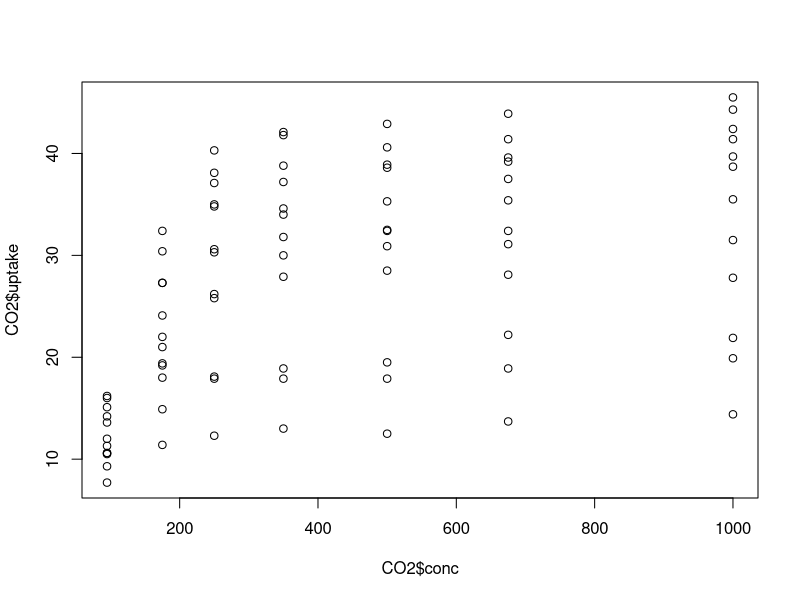
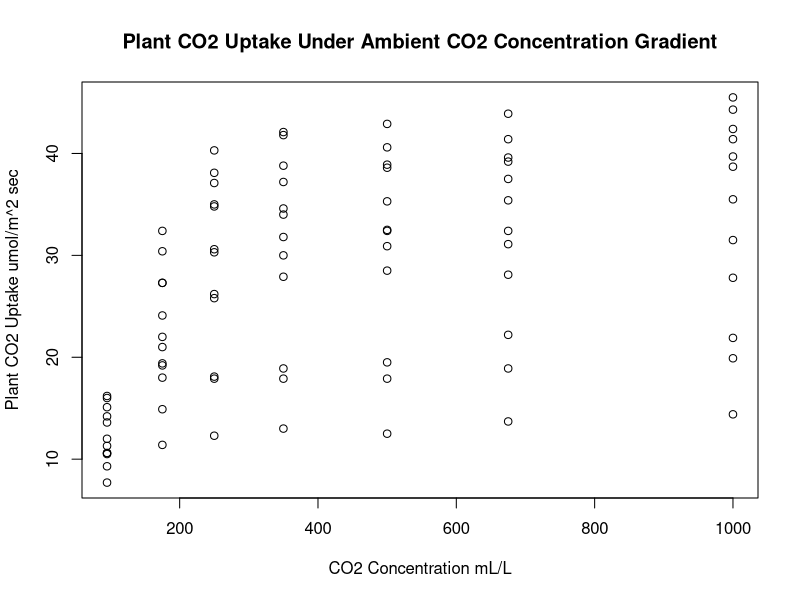
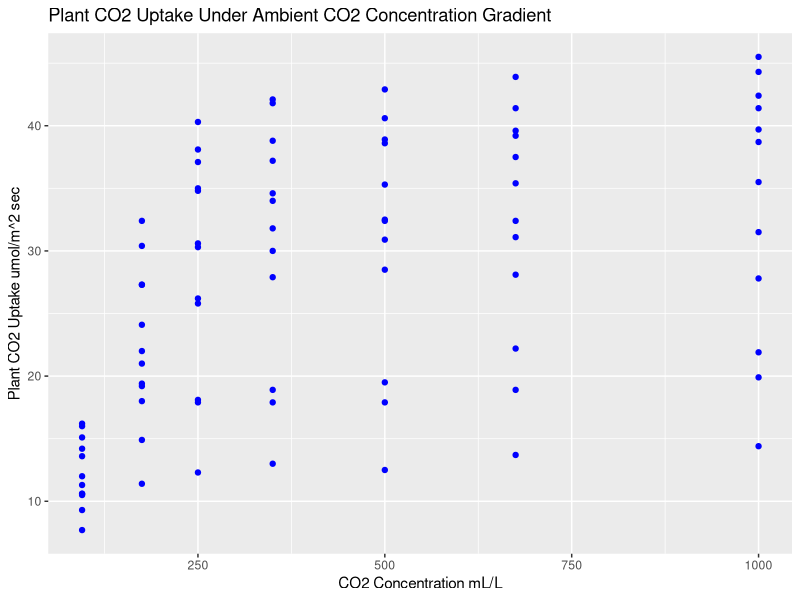
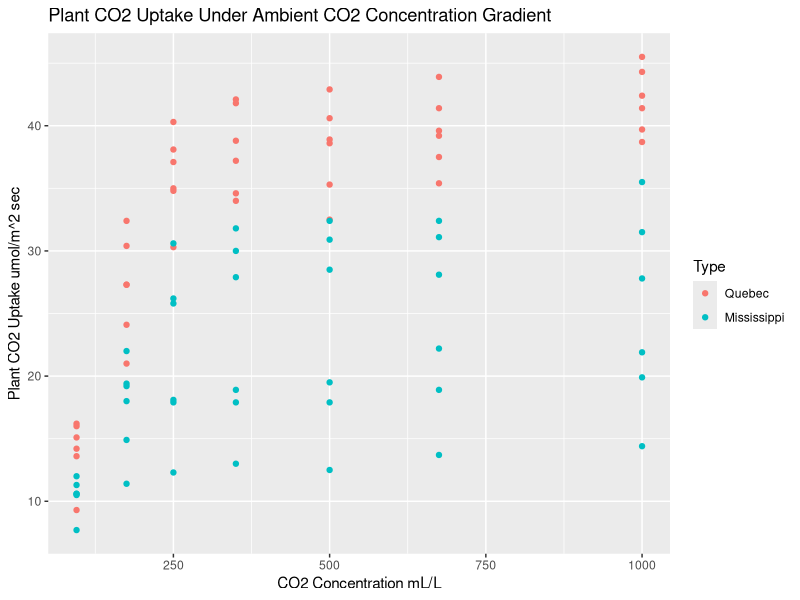
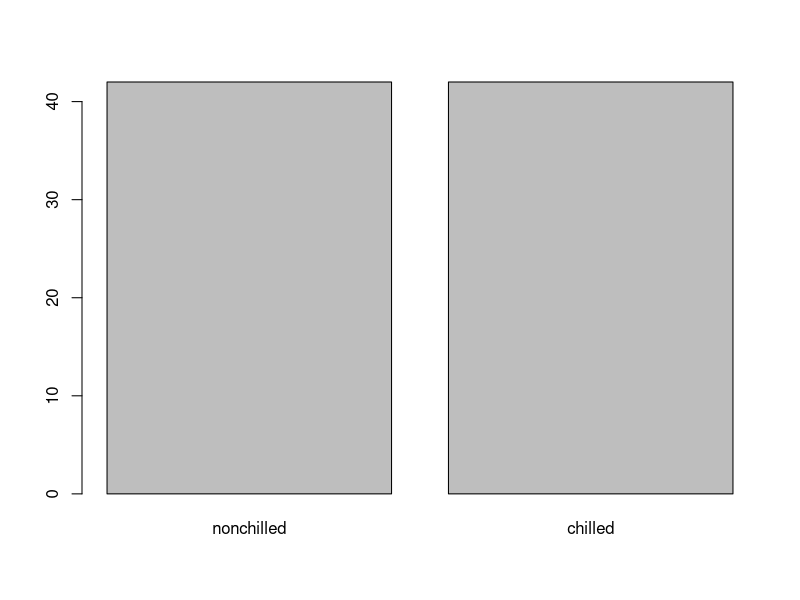
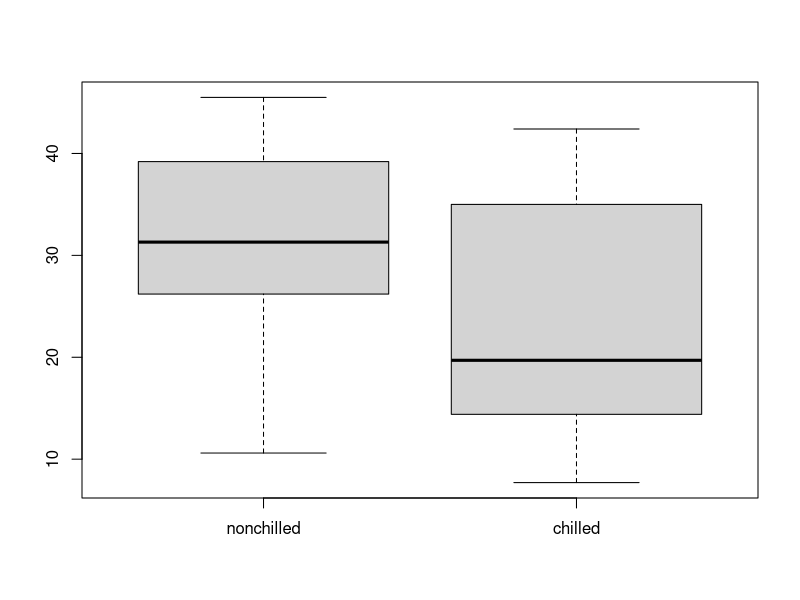
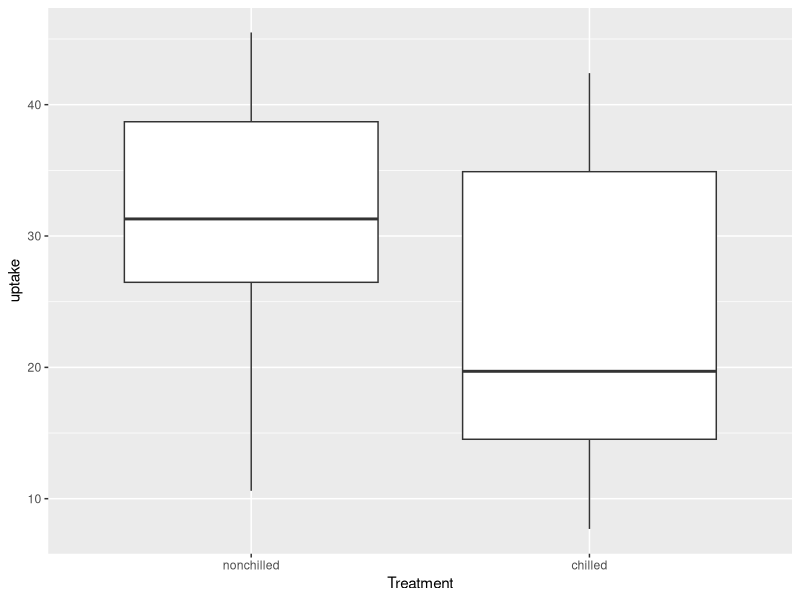
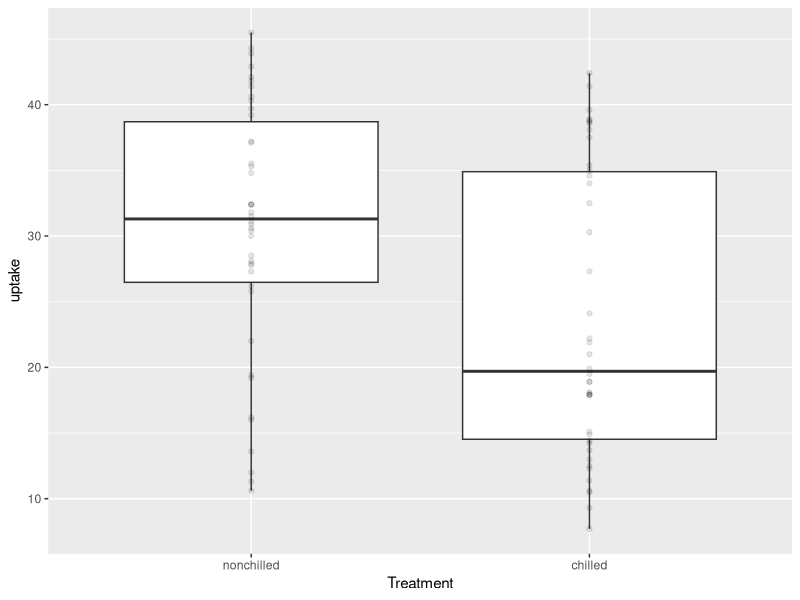

These figures' R source, in order:
# Introduction to plotting in R

# Don't forget to try the vignettes at the bottom of each help page!

# Setup ----------------------------------------------------------------------------------------------------------------------------------

library(ggplot2) # Load the library for ggplot2 as we will use it later.

# Save data from internal `datasets` package as a new object.
# This dataset is observations of CO2 uptake by plants originating from
# different locations, and with different temperature treatments performed.
CO2 = datasets::CO2

# Remind us what it looks like - three columns of character vectors represented as 'factors', and two numeric columns
head(CO2)

# More specific information about the structure (str) of the data
str(CO2)

# Visualization types --------------------------------------------------------------------------------------------------------------------------------------------

## Plots of data distribution in one dimension ######################

### Histogram - group the data into bins (default or custom defined) spanning the range of the data and display frequency of each bin.
?hist

### Density - Smooth out the data and display density (analogous to continuous frequency) of data along the range of the data.
?density # Combine with plot() to vizualize; i.e. plot(density(x))

### Dotchart - Display all point values along one dimension.
?dotchart


## Plots in two-dimension ###########################

### Ordinary point plotting
?plot # Plot points along x and y axes. Follow with points() for additional points from related data, or lines(); examples below.

### Grid plotting with grid cell values
?image # Plot a raster 'image', which is a set of coordinates x & y, and cell values z. 

### Box plot - Group the data along discrete factors, and display median, interquartile range (whiskers), and outliers
?boxplot



# What makes a good visualization? 
# * Plots should have a **purpose**, a clearly defined set of variables and a message being conveyed. 
# * Plots should be succinct and uncluttered so as to allow easy interpretation of the purpose. 
# * Plots should be comprehensive, representing the data accurately and fairly.

# Explore the data with simpler plots, then make them pretty!


# Visualization 1 ------------------------------------------------------------------------------------------------

# Changing ambient CO2 should affect CO2 uptake - less CO2 available might imply a slower uptake rate. Can we visualize this?

# We have two numeric vectors within the dataframe ; this is a good candidate for a simple point plot
class(CO2$conc)
class(CO2$uptake)


# Plot opens up the plotting window defaulting to the ranges of the data initially passed to plot()

plot(x = CO2$conc, y = CO2$uptake) # Commentary:
# # # # # # # # # # # # # # # # # # # # # # # # # # # # # # # # # # # # # # # # 
# There's some increase in uptake at the lower end of the concentration
# gradient, but it doesn't really increase much after ~250 mL/L

# It may imply that CO2 concentration is only a limiting factor at very low
# levels and does not drive uptake at higher concentrations
# # # # # # # # # # # # # # # # # # # # # # # # # # # # # # # # # # # # # # # # 

# Format the plot a little better. If the line gets too long, you can add breaks AFTER commas.

plot(x = CO2$conc, y = CO2$uptake, 
     xlab = 'CO2 Concentration mL/L', 
     ylab = 'Plant CO2 Uptake umol/m^2 sec', 
     main = 'Plant CO2 Uptake Under Ambient CO2 Concentration Gradient')

# Do the same in ggplot2

# In ggplot we have geoms that handle different types of plots, and we typically want to use data frames. 
# Variables are passed into a function `aes()`; these are things related to the data values themselves.

# ggplot2 skeleton is as follows

# Example:

# p = ggplot() +                                                  ### The function to get the plot started ggplot(). Add plot types, or 'geoms' after using the plus (+). 
                                                                  ### Optionally pass data inside parentheses. Can save to object (as shown), or plot directly without saving (no asssignment).

#   geom_point(data = data, aes(x = x_column_name,                ### Add a layer. Specify the data frame to be used in `data`. Specify VARIABLES within aes(). Specify FIXED characters outside.
#                               y = y_column_name), color = 'blue') +

#   geom_point(data = other_data, aes(x = x_column_name,          ### Add another layer from different data. NOTICE here that the color is now set to be dependent upon the `z` column in `other_data`.
#                                     y = y_column_name, 
#                                     color = z_column_name)) +  

#   geom_text(aes(x = 0, y = 0, label = 'label text'))            ### Add another layer. NOTICE that x and y are technically 'fixed' in this example, but position information almost always goes into aes().

#   ggtitle("Main title") + xlab("X label") + ylab("Y label")     ### Add labels and such; note this doesn't have to come last.

# Make the above plot:

ggplot() + 
  geom_point(data = CO2, aes(x = conc, y = uptake), color = 'blue') + 
  ggtitle("Plant CO2 Uptake Under Ambient CO2 Concentration Gradient") + 
  xlab("CO2 Concentration mL/L") + ylab("Plant CO2 Uptake umol/m^2 sec")

# What if we want color to depend on something, say where the plant came from?
# We can specify color to depend upon a column in the data frame, but we move
# the color argument INSIDE aes() now. ggplot automatically adds a legend:

ggplot() + 
  geom_point(data = CO2, aes(x = conc, y = uptake, color = Type)) + 
  ggtitle("Plant CO2 Uptake Under Ambient CO2 Concentration Gradient") + 
  xlab("CO2 Concentration mL/L") + ylab("Plant CO2 Uptake umol/m^2 sec")

# Adds a little more insight - Quebec plants almost always take up more CO2 than MS plants at the same ambient concentration!



# Visualization 2 ------------------------------------------------------------------------------------------------

# Biological processes are usually temperature mediated. We should expect higher
# respiration (CO2 uptake) with higher temperatures. What are the temp
# treatments? 'levels' extracts the unique factors from a 'factor' vector. In
# this case, 'chilled' and 'nonchilled' represented as 1's and 2's

levels(CO2$Treatment)

# We're interested in the distribution of uptake as it relates to treatment. How can we visualize this?
# * Box plot - grouping along a discrete variable (treatment) and display distribution of data
# * Density plot with line type determined by factor
# * Points colored by factor

# Split data frame by treatment. Makes two lists of CO2$uptake separated by treatment. 
# Note : if you wrap any assignment with parentheses like below, it will automatically print the object you just assigned.
(CO2_split = split(CO2$uptake, CO2$Treatment))

plot(CO2$Treatment)

# Box plot - 'split' first by treatment and plot
boxplot(CO2_split)

# Do the same in ggplot: notice how much simpler it is to separate factors...
ggplot() + 
  geom_boxplot(data = CO2, aes(x = Treatment, y = uptake))

# Sometimes good to add the data on as well, for visualization. 
# Use alpha (transparency) to make it less intrusive and visualize density of data
ggplot() + 
  geom_boxplot(data = CO2, aes(x = Treatment, y = uptake)) + 
  geom_point(data = CO2, aes(x = Treatment, y = uptake), alpha = 0.1)

# Commentary:
# Chilled plants seem to take up slightly less CO2 (though we haven't tested for significance!)

# Plot density - notice that the window of the first plot cuts off the second! 
plot( density (CO2_split$chilled) )
lines( density( CO2_split$nonchilled ) , lty=3)

# Need to set window to all the data first

plot(x = c(-1,60), y = c(0,0.043), type = 'n')
lines( density( CO2_split$chilled) )
lines( density( CO2_split$nonchilled ) , lty=3)

# Nice, but it would take a lot less work if it were automatic. Do this in ggplot

ggplot(data = CO2) + 
  geom_density(aes(x = uptake, linetype = Treatment)) # So much simpler - one command! No splitting, no fiddling with windows.

